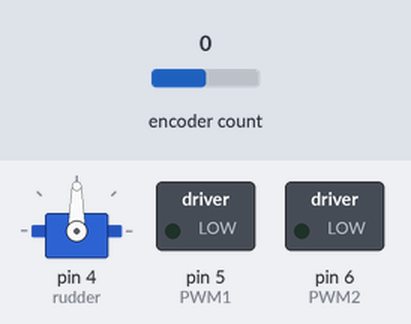
A sketch run on a simulated Arduino Uno, built with avr-gcc and run on an emulated ATmega328P. Parts: servo, switched loads named in the sketch (green lamp = pin HIGH). The test bench sets the inputs (shaded band); at power-on: encoder count 0.

Above: at 0.1 s.
At 2.1 s:
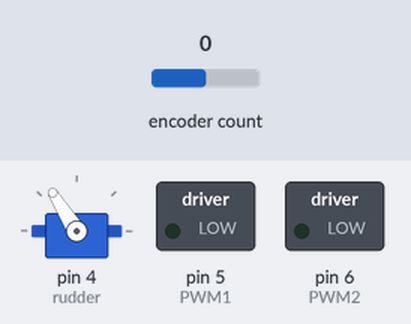
Timing chart, 0 to 3.6 s (numbered marks = the images above):
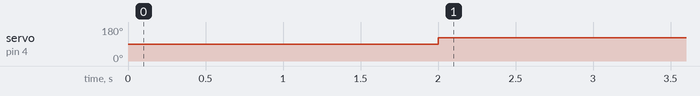

The sketch:

internals_firmware.ino
```cpp
/*
 * Date Created:    August 11th, 2023
 * Last Modified:   August 21th, 2023
 * Filename:        internals_firmware.ino
 * Purpose:         Receive controller commands and turn the sail and rudder accordingly.
 * Microcontroller: Arduino Uno R3
 * Connections:     See internal_schematics located in the schematics folder
 * Notes:           This is the final production firmware.
 */

#define ENCODER_OPTIMIZE_INTERRUPTS       // optional setting causes Encoder to use more optimized code (must be defined before Encoder.h)
#include <Servo.h>
#include <Encoder.h>
#include <SoftwareSerial.h>

// For debug use only
  //#define DEBUG                           // Uncomment to see raw data
  #define DEBUG_SERIAL          115200    // Debug Serial Baud rate

// Servo definitions
  Servo rudder;                           // create servo object to control the rudder
  uint8_t rudr_pos = 90;                  // variable to store the servo position
  #define MAX_SERVO_INTERVAL    10.0      // must be a float, defines how much the servo turns at max speed (must not exceed 180)
  #define MAX_RUDR_POS          180.0     // the maximum angle the rudder servo can turn (must be a float)
  #define MIN_RUDR_POS          67.0       // the minimum angle the rudder servo can turn (must be a float)
  #define SLOW_DOWN_THRESHOLD   12500.0    // must be a float, defines the encoder value difference (to the MAX or MIN position) at which the motor starts to slow down

// define RF
  #define RF_SERIAL             115200    // RF Serial Baud rate
  #define SENDING_INTERVAL      200
  SoftwareSerial rfSerial(10, 11);        // RX, TX Pins

// define Sail motor & encoder
  #define PWM1                  5
  #define PWM2                  6
  #define MOTOR_MAX_SPEED       255.0     // must be a float, defines how fast the dc motor turns at max speed (limit is 255)
  #define MAX_SAIL_POS          100000     // the maximum amount the sail motor can turn
  #define MIN_SAIL_POS          -100000    // the minimum amount the sail motor can turn
  int32_t sail_pos = 0;                   // variable to store sail encoder value
  Encoder sailEncoder(2,3);

//define thresholds
  #define OFF_UPPER             550       // defines the joystick value upper bound for the motors to stay off
  #define OFF_LOWER             450       // defines the joystick value lower bound for the motors to stay off
  #define MAX                   1023      // defines the max joystick value
  #define MIN                   0         // defines the min joystick value

// Variables
  #define  MEAN_NUM             10        // Defines the number of past values to average
  uint32_t last_send_time;                // Store last RF send time
  uint16_t rudr_val[MEAN_NUM];            // Store an array of past rudder values
  uint16_t sail_val[MEAN_NUM];            // Store an array of past sail values
  uint16_t old_rudr_val = 500;
  uint16_t old_sail_val = 500;
  uint8_t  val_index = 0;                 // Current position of the index for the two arrays
  uint16_t error_count = 0;

// setup
void setup() {
  // setup pins for dc motor pwm
  pinMode(PWM1, OUTPUT);
  pinMode(PWM2, OUTPUT);

  // attach rudder to pin 4
  rudder.attach(4);

  // begin debug serial if defined
  #ifdef DEBUG
    Serial.begin(DEBUG_SERIAL);
  #endif

  // begin receiving RF data via Serial
  rfSerial.begin(RF_SERIAL);

  // fill the rudr_val and sail_val variables with default values (500 is the magic number, because the joystick nominal value sits at around 490 - 510).
  for(int index = 0; index < MEAN_NUM; ++index) {
    rudr_val[index] = 500;
    sail_val[index] = 500;
  }
}

// main loop
void loop() {
  // initialize temporary storage for rudr and sail values
  uint16_t rudr_val_temp = 500;
  uint16_t sail_val_temp = 500;
  uint16_t mean_rudr_val = 500;
  uint16_t mean_sail_val = 500;

  // initialize a checksum and error value
  uint16_t rf_sum = 0;
  bool error = false;

  // update sail position
  sailEncoderRead();

  // Get RF data from the controller
  readRF(&rudr_val_temp, &sail_val_temp, &rf_sum, &error);

  // if error check passed, continue to adjust motor speed/direction/position
  if(!error) {
    old_rudr_val = rudr_val_temp;
    old_sail_val = sail_val_temp;
    error_count = 0;
  }
  else {
    if(error_count++ > 3) {
      rudr_val_temp = old_rudr_val;
      sail_val_temp = 500;
      old_sail_val = 500;
    }
    else {
      rudr_val_temp = old_rudr_val;
      sail_val_temp = old_sail_val;
    }
  }

  valAveraging(rudr_val_temp, sail_val_temp, &mean_rudr_val, &mean_sail_val);

  // Adjust the two motor's speed, direction, and position
  sailAdjust(mean_sail_val);
  rudrAdjust(mean_rudr_val);

  if(millis() >= last_send_time + SENDING_INTERVAL){
    // Send message via RF when sending interval has expired
    sendRF();
    last_send_time = millis();
  }

  // if debugging mode is on, send debugging messages through serial port
  #ifdef DEBUG
    sendDebug(rudr_val_temp, sail_val_temp, rf_sum, error);
  #endif
}

// read RF serial
void readRF(uint16_t* rudr_val_temp, uint16_t* sail_val_temp, uint16_t* rf_sum, bool* error) {
  // read in the rudr value first (regardless of signal integrity)
  *rudr_val_temp = rfSerial.parseInt();

  // if the separation semicolon is detected (for validation), store the second integer as sail value
  if(rfSerial.read() == ';') {
    *sail_val_temp = rfSerial.parseInt();
  }
  else {
    // if signal integrity could not be validated through the semicolon, report it via the error boolean
    *error = true;
  }

  // if both values are zero, check for the following ?, if not present, report it via error boolean (signal integrity problem)
  if(*rudr_val_temp == 0 && *sail_val_temp == 0 && rfSerial.read() != '?') {
    *error = true;
  }
  else  {
    // if one of the values isn't zero, read in the sum of the two values (only sent when both values are non-zero)
    *rf_sum = rfSerial.parseInt();

    // if the summation does not match, report signal integrity problem via error boolean
    if(*rudr_val_temp + *sail_val_temp != *rf_sum) {
      *error = true;
    }
  }

  // flush remaining data in serial buffer to prevent errors
  rfSerial.flush();
}

// send sail and rudr position through serial
void sendRF() {
  rfSerial.print(rudr_pos);
  rfSerial.print(";");
  rfSerial.println(sail_pos);
}

// send all statistics through serial port
void sendDebug(uint16_t rudr_val, uint16_t sail_val, uint16_t rf_sum, bool error) {
  Serial.print(rudr_pos);
  Serial.print(";");
  Serial.print(sail_pos);
  Serial.print(";");
  Serial.print(rudr_val);
  Serial.print(";");
  Serial.print(sail_val);
  Serial.print(";");
  Serial.print(rf_sum);
  Serial.print(";");
  Serial.print(sail_val+rudr_val);
  Serial.print(";");
  Serial.println(error);
}

 // Adjust Sail motor speed and direction
void sailAdjust(uint16_t sail_val) {
  if (sail_val > OFF_UPPER) {
    // check if sail is going above limits
    if(sail_pos >= MAX_SAIL_POS) {
      // if at limit, turn off motor
      digitalWrite(PWM1, LOW);
      digitalWrite(PWM2, LOW);
    }
    else if ((MAX_SAIL_POS - sail_pos) <= SLOW_DOWN_THRESHOLD) {
      // reduce the speed by a "power reduction ratio" if the sail value is approaching the limit
      digitalWrite(PWM1, LOW);
      float reduction_ratio = (float) (MAX_SAIL_POS - sail_pos) / SLOW_DOWN_THRESHOLD;
      float power = (float) (sail_val - OFF_UPPER) / (float) (MAX - OFF_UPPER) * MOTOR_MAX_SPEED;
      uint8_t reduced_power = (uint8_t) (power * reduction_ratio);
      analogWrite(PWM2, reduced_power);
    }
    else {
      digitalWrite(PWM1, LOW);
      uint8_t power = (uint8_t) ((float) (sail_val - OFF_UPPER) / (float) (MAX - OFF_UPPER) * MOTOR_MAX_SPEED);
      analogWrite(PWM2, power);
    }
  }
  else if (sail_val < OFF_LOWER){
    // check if sail is going below limits
    if(sail_pos <= MIN_SAIL_POS) {
      // if at limit, turn off motor
      digitalWrite(PWM1, LOW);
      digitalWrite(PWM2, LOW);
    }
    else if ((sail_pos - MIN_SAIL_POS) <= SLOW_DOWN_THRESHOLD) {
      // reduce the speed by a "power reduction ratio" if the sail value is approaching the limit
      digitalWrite(PWM2, LOW);
      float reduction_ratio = (float) (sail_pos - MIN_SAIL_POS) / SLOW_DOWN_THRESHOLD;
      float power = (float) (OFF_LOWER - sail_val) / (float) (OFF_LOWER - MIN) * MOTOR_MAX_SPEED;
      uint8_t reduced_power = (uint8_t) (power * reduction_ratio);
      analogWrite(PWM1, reduced_power);
    }
    else {
      digitalWrite(PWM2, LOW);
      uint8_t power = (uint8_t) ((float) (OFF_LOWER - sail_val) / (float) (OFF_LOWER - MIN) * MOTOR_MAX_SPEED);
      analogWrite(PWM1, power);
    }
  }
  else {
    // motor off
    digitalWrite(PWM1, LOW);
    digitalWrite(PWM2, LOW);
  }
}

// Adjust Ruddr motor position
void rudrAdjust(uint16_t rudr_val) {
  rudr_pos = (uint16_t) ((float) rudr_val / (float) MAX * (MAX_RUDR_POS - MIN_RUDR_POS) + MIN_RUDR_POS);
  rudder.write(rudr_pos);
}

// Read the current sail position from the sail encoder
void sailEncoderRead() {
  int32_t new_sail_pos = sailEncoder.read();

  // store and print on serial port if change is detected
  if(new_sail_pos != sail_pos) {
    sail_pos = new_sail_pos;
    Serial.println(new_sail_pos);
  }
}

void valAveraging(uint16_t rudr_val_temp, uint16_t sail_val_temp, uint16_t* mean_rudr_val, uint16_t* mean_sail_val) {
  // if index is overflowing, reset to 0
  if(++val_index == MEAN_NUM) {
    val_index = 0;
  }

  // add new values to the array
  rudr_val[val_index] = rudr_val_temp;
  sail_val[val_index] = sail_val_temp;

  // initialize variable to calculate sum of the array
  uint32_t rudr_total = 0;
  uint32_t sail_total = 0;

  // calculate sum for both arrays
  for(uint8_t index = 0; index < MEAN_NUM; ++index) {
    rudr_total += rudr_val[index];
    sail_total += sail_val[index];
  }

  // Calculate the mean (average) for both arrays
  *mean_rudr_val = rudr_total / MEAN_NUM;
  *mean_sail_val = sail_total / MEAN_NUM;
}
```

Measured:
- by itself, servo on pin 4 (rudder): 90° → 122° at 2.0 s
